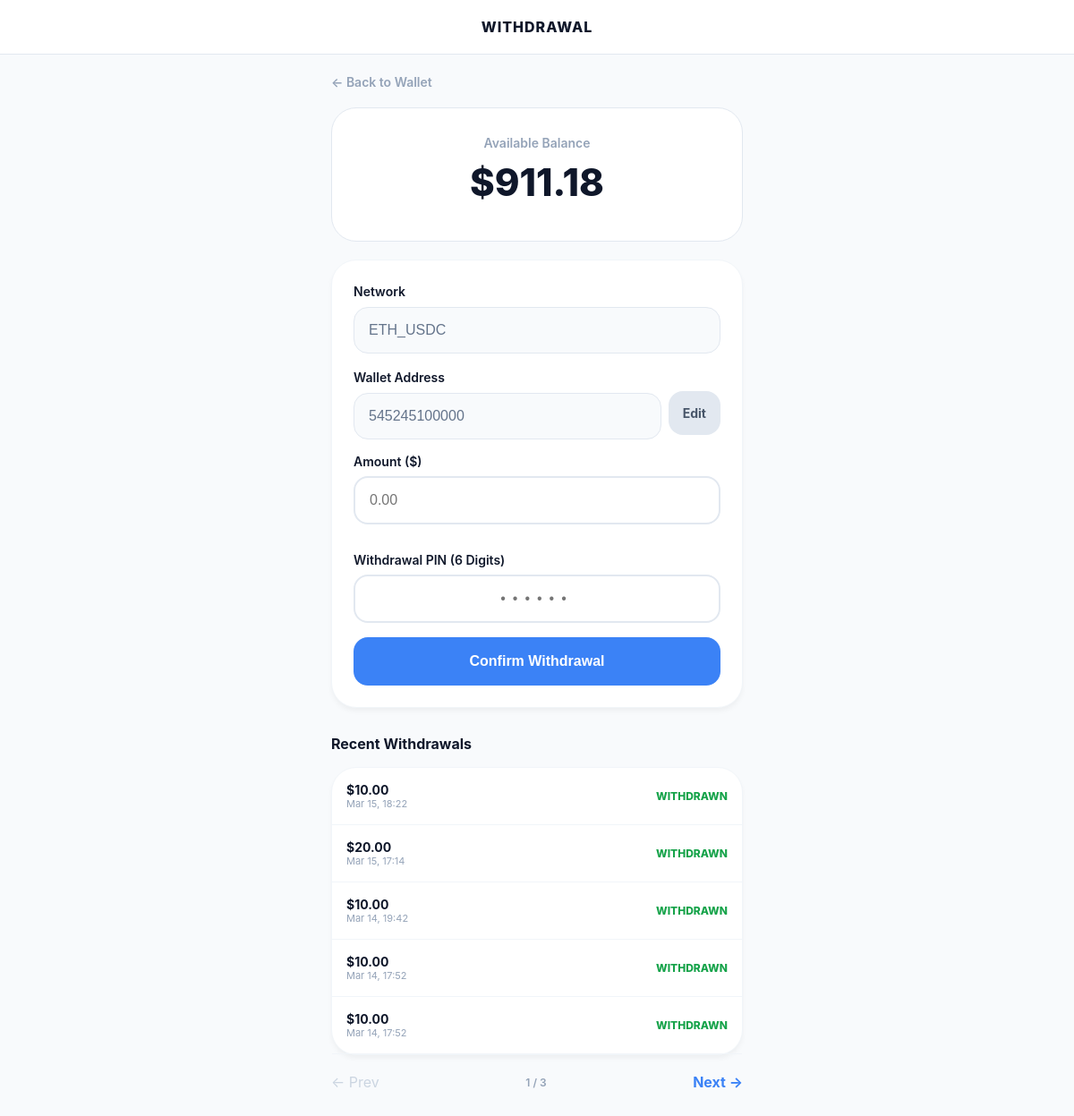
The page /withdraw/ (signed in) on the database as committed earlier.
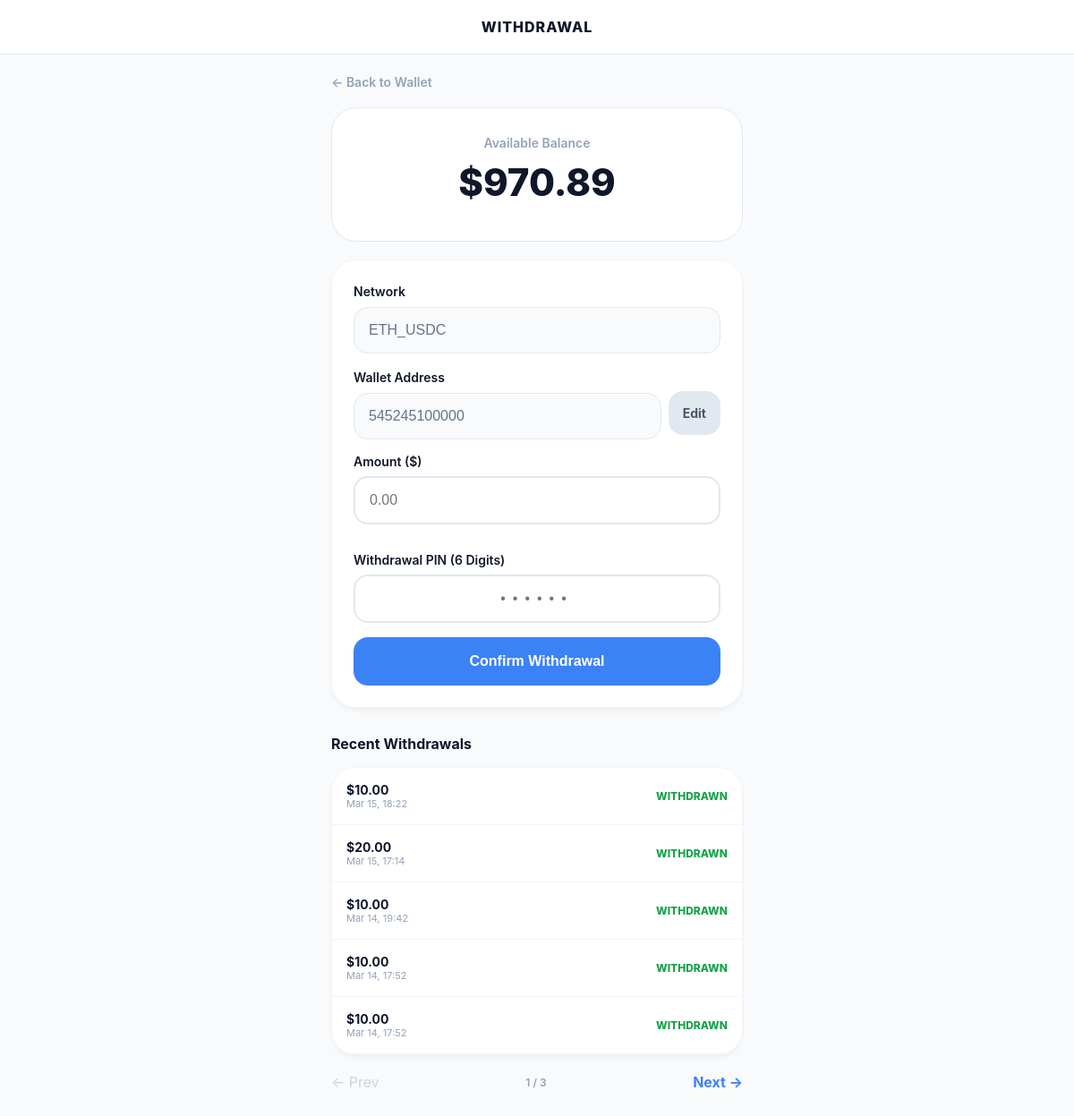
The same page on the database as committed later.
### Catalog/models.py (models this page shows, shortened)
class Profile(models.Model):
    VIP_CONFIG = {
        1: {'rate': Decimal('1.0'), 'limit': 40},
        2: {'rate': Decimal('1.4'), 'limit': 45},
        3: {'rate': Decimal('2.0'), 'limit': 50},
        4: {'rate': Decimal('2.8'), 'limit': 55},
        5: {'rate': Decimal('4.0'), 'limit': 60},
    }
    user = models.OneToOneField(User, on_delete=models.CASCADE, related_name='profile')
    wallet_address = models.CharField(max_length=255, blank=True, null=True)
    network = models.CharField(max_length=50, default='ETH_USDC')
    balance = models.DecimalField(max_digits=12, decimal_places=2, default=Decimal('0.00'))
    phone_number = models.CharField(max_length=20, blank=True, null=True, unique=True)
    total_earned = models.DecimalField(max_digits=12, decimal_places=2, default=Decimal('0.00'))
    current_progress = models.IntegerField(default=0)
    vip_level = models.IntegerField(default=1)
    withdrawal_pin = models.CharField(max_length=6, default="000000")
    created_at = models.DateTimeField(auto_now_add=True)
    updated_at = models.DateTimeField(auto_now=True)

### Catalog/views.py (the view, shortened to what this page needs)
# urls.py: path('withdraw/', views.withdraw_funds, name='withdraw_funds'),
@login_required(login_url='user_login')
def withdraw_funds(request):
    profile = request.user.profile
    withdrawals = Order.objects.filter(user=request.user, status__in=['withdrawal', 'withdrawn']).order_by('-created_at')
    paginator = Paginator(withdrawals, 5)
    page_obj = paginator.get_page(request.GET.get('page'))
    return render(request, 'users/withdrawal.html', {'profile': profile, 'withdrawals': page_obj})

### Catalog/templates/users/withdrawal.html (shortened to what this page needs)
<!DOCTYPE html>
<html lang="en">
<head>
</head>
<body>
    <nav><span style="font-weight: 800; letter-spacing: 1px;">WITHDRAWAL</span></nav>
    <main class="container">
        <a href="{% url 'user_wallet' %}" class="back-link">← Back to Wallet</a>
        <div class="balance-card">
            <div style="font-size: 14px; color: var(--inactive); font-weight: 600;">Available Balance</div>
            <div style="font-size: 42px; font-weight: 800; color: var(--dark); margin: 10px 0;">${{ profile.balance|floatformat:2 }}</div>
        </div>
        <div class="card">
            <form method="POST">
                <label style="font-weight: 600; font-size: 14px;">Network</label>
                <input type="text" name="network" value="{{ profile.network|default:'Not Set' }}" readonly class="locked-input">
                <label style="font-weight: 600; font-size: 14px;">Wallet Address</label>
                <div style="display: flex; gap: 8px; align-items: center; margin-bottom: 16px;">
                    <input type="text" name="wallet_address" value="{{ profile.wallet_address|default:'Not Set' }}" readonly class="locked-input" style="margin-bottom: 0;">
                    <a href="{% url 'edit_wallet' %}" style="padding: 16px; background: #e2e8f0; color: #475569; text-decoration: none; border-radius: 16px; font-weight: 700; font-size: 14px;">Edit</a>
                </div>
                <label style="font-weight: 600; font-size: 14px; display: block;">Amount ($)</label>
                <input type="number" name="amount" id="amount" step="0.01" placeholder="0.00" required>
                <label style="font-weight: 600; font-size: 14px; display: block; margin-top: 15px;">Withdrawal PIN (6 Digits)</label>
                <input type="password"
                    name="pin"
                    id="pin"
                    placeholder="••••••"
                    inputmode="numeric"
                    pattern="[0-9]{6}"
                    maxlength="6"
                    required
                    style="letter-spacing: 8px; text-align: center;">
                <button type="submit">Confirm Withdrawal</button>
            </form>
        </div>
        <h3 style="font-size: 16px; margin-top: 30px;">Recent Withdrawals</h3>
        <div class="card" style="padding: 0;">
            {% for w in withdrawals %}
            <div style="padding: 16px; border-bottom: 1px solid #f1f5f9; display: flex; justify-content: space-between; align-items: center;">
                <div>
                    <div style="font-size: 14px; font-weight: 700;">${{ w.price }}</div>
                    <div style="font-size: 11px; color: var(--inactive);">{{ w.created_at|date:"M d, H:i" }}</div>
                </div>
                <div style="font-size: 12px; font-weight: 800; color: {% if w.status == 'withdrawn' %}#16a34a{% elif w.status == 'rejected' %}#ef4444{% else %}#f59e0b{% endif %};">
                    {{ w.status|upper }}
                </div>
            </div>
            {% empty %}
            <div style="padding: 20px; text-align: center; color: var(--inactive); font-size: 13px;">No history found</div>
            {% endfor %}
        </div>
        <div style="display: flex; justify-content: space-between; align-items: center; margin-top: 10px;">
            {% if withdrawals.has_previous %}
                <a href="?page={{ withdrawals.previous_page_number }}" style="text-decoration: none; font-weight: 700; color: var(--primary);">← Prev</a>
            {% else %} <span style="color: #cbd5e1;">← Prev</span> {% endif %}
            <span style="font-size: 12px; font-weight: 600; color: var(--inactive);">{{ withdrawals.number }} / {{ withdrawals.paginator.num_pages }}</span>
            {% if withdrawals.has_next %}
                <a href="?page={{ withdrawals.next_page_number }}" style="text-decoration: none; font-weight: 700; color: var(--primary);">Next →</a>
            {% else %} <span style="color: #cbd5e1;">Next →</span> {% endif %}
        </div>
    </main>
</body>
</html>

Rows that differ between the two databases and show on the page:
changed Profile "ETH_USDC": balance "911.18" → "970.89"
